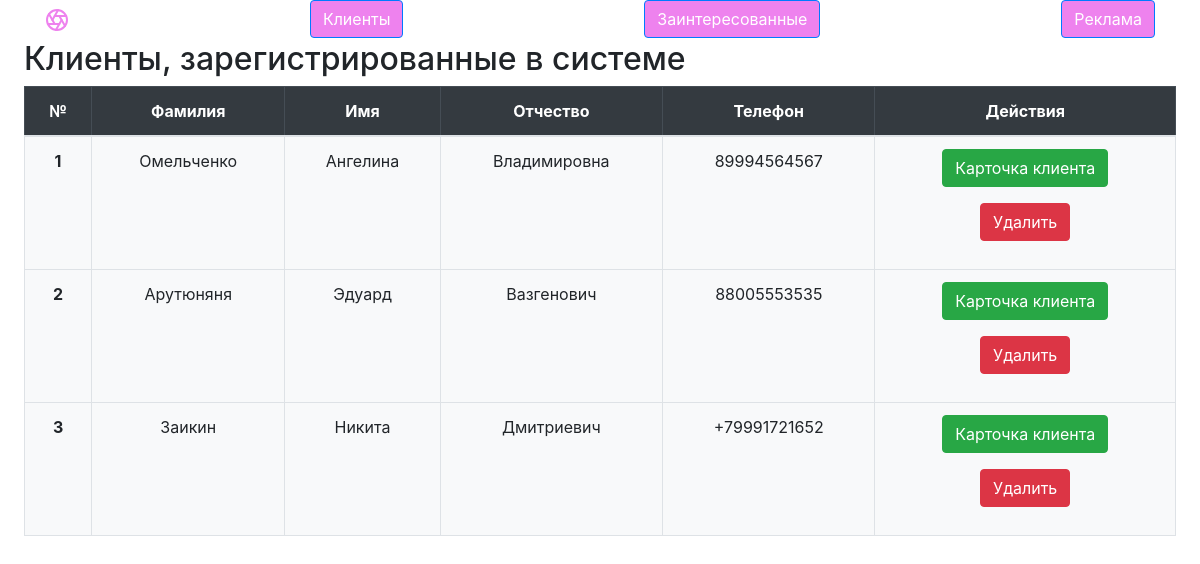
Screenshot of /client with the database file from the repository.
### main/models.py (models this page shows)
class clients(models.Model):
    surname = models.CharField(max_length=200)
    name = models.CharField(max_length=200)
    lastname = models.CharField(max_length=200)
    pas_num = models.CharField(max_length=200)
    pas_take = models.CharField(max_length=200)
    pas_reg = models.CharField(max_length=200)
    adress = models.CharField(max_length=200)
    phone = models.CharField(max_length=200)
    email = models.CharField(max_length=200, default='')
    activity = models.CharField(max_length=1000)
    zp = models.IntegerField()
    tours = models.CharField(max_length=1000)

### main/views.py (the view)
# urls.py: path('client', views.client),
def client(request):
    context = {'data': clients.objects.all()}
    return render(request, 'main/client.html', context=context)

### main/templates/main/client.html (shortened to what this page needs)
<!doctype html>
<html lang="en">
<head>
    <link rel="stylesheet" href="https://stackpath.bootstrapcdn.com/bootstrap/4.5.2/css/bootstrap.min.css">
</head>
<body>
{% include "./helpers/header.html" %}
<main class="ms-sm-auto px-md-4">
    <h2>Клиенты, зарегистрированные в системе</h2>
    <div class="table-responsive">
        <div class="text-center bg-light">
            <table class="table table-bordered">
                <thead class="table-dark table-bordered">
                <tr>
                    <th scope="col">№</th>
                    <th scope="col">Фамилия</th>
                    <th scope="col">Имя</th>
                    <th scope="col">Отчество</th>
                    <th scope="col">Телефон</th>
                    <th scope="col">Действия</th>
                </tr>
                </thead>
                <tbody>
                {%for item in data%}
                <tr>
                    <th>{{forloop.counter}}</th>
                    <td>{{item.surname}}</td>
                    <td>{{item.name}}</td>
                    <td>{{item.lastname}}</td>
                    <td>{{item.phone}}</td>
                    <td>
                        <p><a type="button" class="btn btn-success" href="/one_client/{{item.id}}">Карточка клиента</a></p>
                        <p><a type="button" class="btn btn-danger" href="/client/delite/{{item.id}}">Удалить</a></p>
                    </td>
                </tr>
                {%endfor%}
                </tbody>
            </table>
        </div>
    </div>
</main>
</body>
</html>

### main/templates/main/helpers/header.html (shortened to what this page needs)
<nav class="container d-flex flex-column flex-md-row justify-content-between">
    <a class="py-2" href="/">
    </a>
    <div class="dropdown">
        <button class="btn btn-primary" style="background-color:Violet" type="button"
                data-toggle="dropdown" aria-haspopup="true" aria-expanded="false">
            Клиенты
        </button>
    </div>
    <div class="dropdown">
        <button class="btn btn-primary" style="background-color:Violet" type="button"
                data-toggle="dropdown" aria-haspopup="true" aria-expanded="false">
            Заинтересованные
        </button>
    </div>
    <div class="dropdown">
        <button class="btn btn-primary" style="background-color:Violet" type="button"
                data-toggle="dropdown" aria-haspopup="true" aria-expanded="false">
            Реклама
        </button>
    </div>
</nav>

### rows the page displays
clients: surname "Омельченко", name "Ангелина", lastname "Владимировна", phone "89994564567"
clients: surname "Арутюняня", name "Эдуард", lastname "Вазгенович", phone "88005553535"
clients: surname "Заикин", name "Никита", lastname "Дмитриевич", phone "+79991721652"
